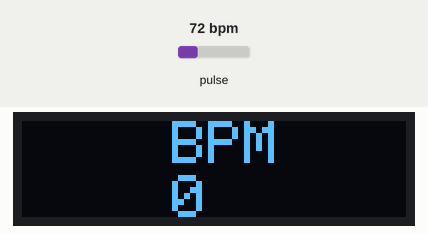
Recording of a sketch running on a simulated Arduino Uno, built with avr-gcc and run on an emulated ATmega328P. On the bench: 128×32 one-colour display. The inputs (shaded band) are chosen by the test bench; at power-on: pulse 72 bpm. The display library's start-up logo is not drawn; what the sketch prints to the serial monitor is not drawn.

Above: at 3.1 s.
At 4.2 s:
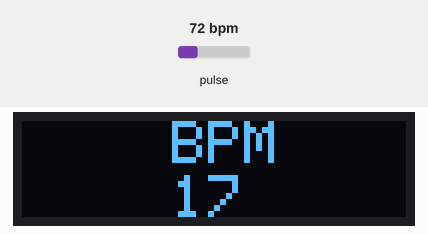
4.3 s: pulse set to 130 bpm
At 4.63 s:
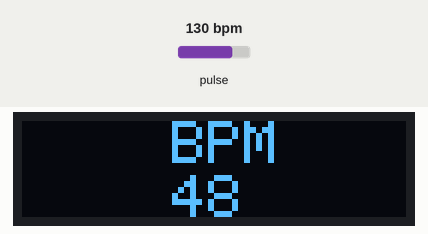
6.3 s: pulse set to 59 bpm
At 8.1 s:
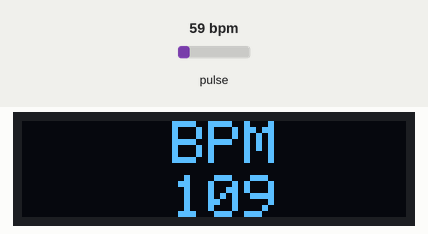
9.3 s: pulse set to 100 bpm
At 12.3 s:
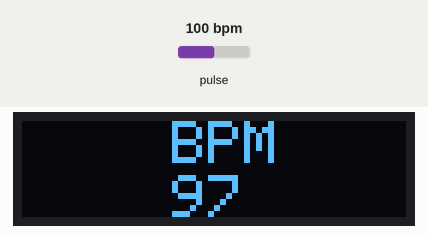
Timing chart, 0 to 13.8 s (numbered marks = the images above; inputs shaded):
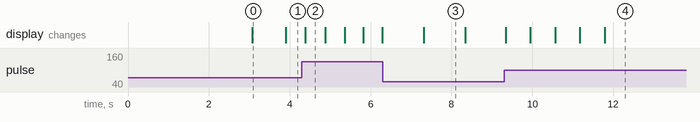

The sketch:

Tinypico_monitor_bpm.ino
```cpp
/*
  Optical Heart Rate Detection (PBA Algorithm) using the MAX30105 Breakout
  By: Nathan Seidle @ SparkFun Electronics
  Date: October 2nd, 2016
  https://github.com/sparkfun/MAX30105_Breakout

  This is a demo to show the reading of heart rate or beats per minute (BPM) using
  a Penpheral Beat Amplitude (PBA) algorithm.

  It is best to attach the sensor to your finger using a rubber band or other tightening
  device. Humans are generally bad at applying constant pressure to a thing. When you
  press your finger against the sensor it varies enough to cause the blood in your
  finger to flow differently which causes the sensor readings to go wonky.

  Hardware Connections (Breakoutboard to Arduino):
  -5V = 5V (3.3V is allowed)
  -GND = GND
  -SDA = A4 (or SDA)
  -SCL = A5 (or SCL)
  -INT = Not connected

  The MAX30105 Breakout can handle 5V or 3.3V I2C logic. We recommend powering the board with 5V
  but it will also run at 3.3V.
*/
#include <Arduino.h>
//#include <U8g2lib.h>

#ifdef U8X8_HAVE_HW_SPI
#include <SPI.h>
#endif
#ifdef U8X8_HAVE_HW_I2C
#include <Wire.h>
#endif

//U8G2_SSD1306_128X32_UNIVISION_F_SW_I2C u8g2(U8G2_R0, /* clock=*/ SCL, /* data=*/ SDA, /* reset=*/ U8X8_PIN_NONE);   // Adafruit Feather ESP8266/32u4 Boards + FeatherWing OLED


#include <Adafruit_GFX.h>
#include <Adafruit_SSD1306.h>
#define SCREEN_WIDTH 128 // OLED display width, in pixels
#define SCREEN_HEIGHT 32 // OLED display height, in pixels

Adafruit_SSD1306 display(SCREEN_WIDTH, SCREEN_HEIGHT, &Wire, -1);

#include <Wire.h>
#include "MAX30105.h"

#include "heartRate.h"

MAX30105 particleSensor;

const byte RATE_SIZE = 4; //Increase this for more averaging. 4 is good.
byte rates[RATE_SIZE]; //Array of heart rates
byte rateSpot = 0;
long lastBeat = 0; //Time at which the last beat occurred

float beatsPerMinute;
int beatAvg;

void setup()
{
//  u8g2_SetI2CAddress(&u8g2, 0x3C);
//  u8g2.begin();
  display.begin(SSD1306_SWITCHCAPVCC, 0x3C);
  display.display();
  delay(3000);
  Serial.begin(115200);
  Serial.println("Initializing...");

  // Initialize sensor
  if (!particleSensor.begin(Wire, I2C_SPEED_FAST,0x57)) //Use default I2C port, 400kHz speed
  {
    Serial.println("MAX30105 was not found. Please check wiring/power. ");
    while (1);
  }
  Serial.println("Place your index finger on the sensor with steady pressure.");

  particleSensor.setup(); //Configure sensor with default settings
  particleSensor.setPulseAmplitudeRed(0x0A); //Turn Red LED to low to indicate sensor is running

}

void loop()
{


//  delay(1000);
//  u8g2.clearBuffer();          // clear the internal memory
//  u8g2.setFont(u8g2_font_ncenB08_tr); // choose a suitable font
//  u8g2.drawStr(0,1,"20");  // write something to the internal memory
//  u8g2.sendBuffer();          // transfer internal memory to the display
  long irValue = particleSensor.getIR();

  if (checkForBeat(irValue) == true)
  {
    //We sensed a beat!
    long delta = millis() - lastBeat;
    lastBeat = millis();

    beatsPerMinute = 60 / (delta / 1000.0);

    if (beatsPerMinute < 255 && beatsPerMinute > 20)
    {
      rates[rateSpot++] = (byte)beatsPerMinute; //Store this reading in the array
      rateSpot %= RATE_SIZE; //Wrap variable

      //Take average of readings
      beatAvg = 0;
      for (byte x = 0 ; x < RATE_SIZE ; x++)
        beatAvg += rates[x];
      beatAvg /= RATE_SIZE;
    }
  }

  Serial.print("IR=");
  Serial.print(irValue);
  Serial.print(", BPM=");
  Serial.print(beatsPerMinute);
  Serial.print(", Avg BPM=");
  Serial.print(beatAvg);
  Serial.println();
  if (irValue < 50000){
    Serial.print(" No finger?");
  }


  display.clearDisplay();
  // display temperature
  display.setTextSize(1);
  display.setTextSize(2);                                   //Near it display the average BPM you can display the BPM if you want
  display.setTextColor(WHITE);
  display.setCursor(50,0);
  display.println("BPM");
  display.setCursor(50,18);
  display.println(beatAvg);
  display.display();
}
```

License.ino
```cpp
// (licence header left out)

```

Measured:
- what the display in image 0 shows lasts 0.8 s, from 3.1 s to 3.9 s
- what the display in image 2 shows lasts 0.5 s, from 4.4 s to 4.9 s
- what the display in image 3 shows lasts 1.0 s, from 7.3 s to 8.3 s
